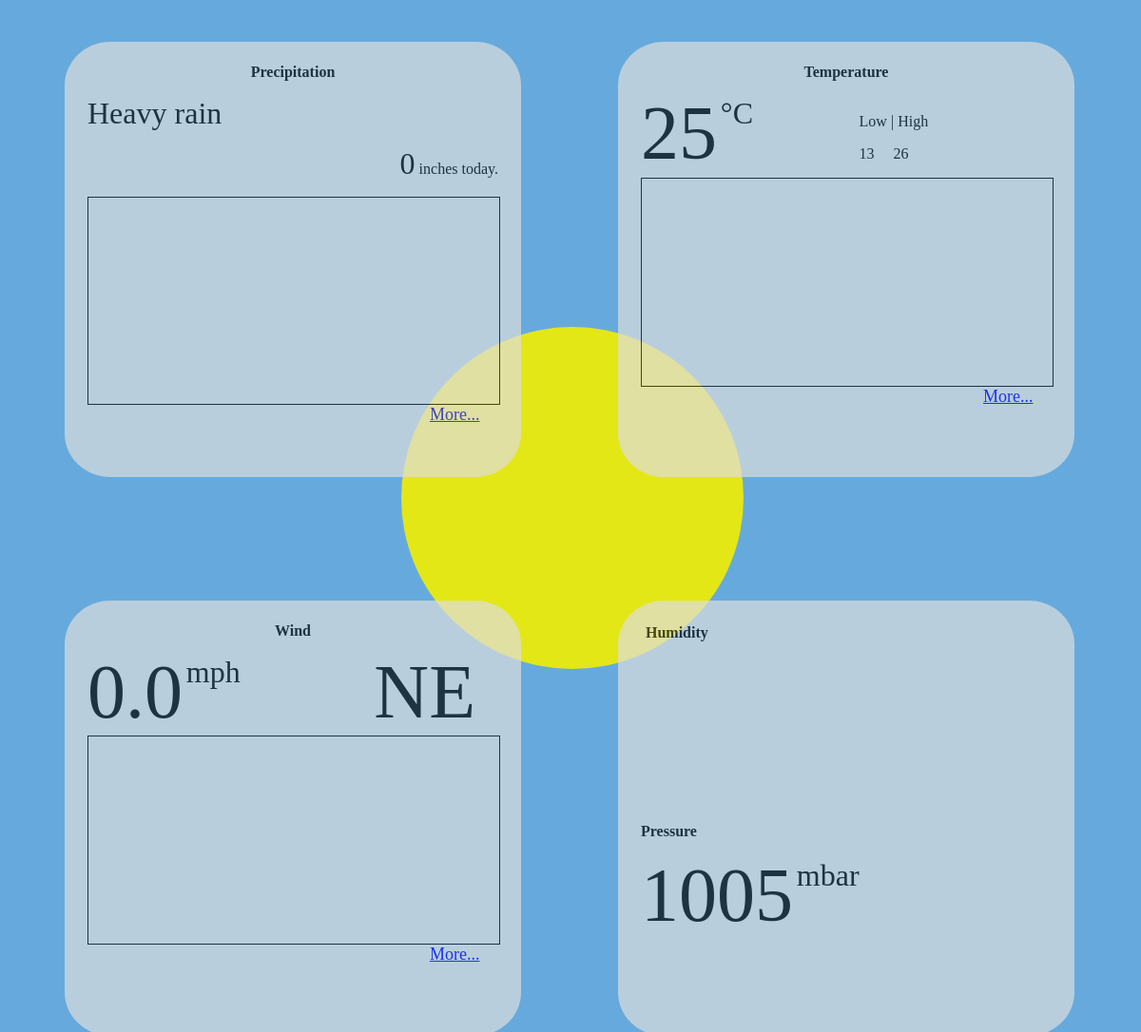
The page / on the database its author committed.
### tables this page shows
CREATE TABLE rainfall (timestamp DATETIME, inches NUMERIC);

CREATE TABLE temps(timestamp DATETIME, temp numeric);

CREATE TABLE pressure(timestamp DATETIME, mbars numeric);

### flaskr/weather-humidity.py (the view)
@app.route('/')
def hello():
    lr = 1433751407 #last rainfall timestamp
    cur = g.db.execute('select strftime(\'%H:%M\', timestamp), inches, timestamp from rainfall')
    entries = [dict(timestamp=row[0], inches=row[1]) for row in cur.fetchall()]
    cur = g.db.execute('select strftime(\'%H:%M\', timestamp), inches, timestamp from rainfall')
    for row in cur.fetchall():
        if row[1] > 0:
            lr = row[2]
    cur = g.db.execute("select strftime('%s', 'now')-strftime('%s','{}')".format(lr))
    lr = cur.fetchone()[0] / 60 # lr is now the number of minutes since last rainfall
    cur = g.db.execute("select sum(inches) from rainfall where timestamp > datetime('now', '-24 hours')")
    rainfalltoday = cur.fetchone()[0]
    if rainfalltoday == None:
        rainfalltoday = 0
    rcvalues = [dict() for i in range(23)]
    for i in range(0, 23):
        cur = g.db.execute("select sum(inches) from rainfall where timestamp > datetime('now', '-{} hours') and timestamp < datetime('now', '-{} hours')".format(i+1, i))
        val = cur.fetchone()[0]
        if val == None:
            val = 0
        rcvalues[i] = dict(inches=val, iden = i)
    cur = g.db.execute("select temp from temps order by timestamp  desc limit 1")
    curtemp = cur.fetchone()[0]
    cur = g.db.execute("select min(temp), max(temp) from temps")
    minmax = {0, 0}
    minmax = cur.fetchone()
    cur = g.db.execute("select avg(windspeed) from windspeed where timestamp > datetime('now','-5 minutes')")
    curwindspeed = cur.fetchone()[0]
    if curwindspeed == None:
        curwindspeed = 0.0
    cur = g.db.execute("select avg(voltage) from light where timestamp > datetime('now', '-2 minutes')")
    lightlevel = cur.fetchone()[0]
    if lightlevel == None:
        cur = g.db.execute("select voltage from light order by timestamp desc limit 1")
        lightlevel = cur.fetchone()[0]
    cur = g.db.execute("select direction from winddir order by timestamp desc limit 1")
    curwinddir = cur.fetchone()[0]
    if curwinddir == None:
        curwinddir = "Unknown"
    cur = g.db.execute("select avg(mbars) from pressure where timestamp > datetime('now', '-2 minutes')")
    curpressure = cur.fetchone()[0]
    if curpressure == None:
        cur = g.db.execute("select mbars from pressure order by timestamp desc limit 1")
        curpressure = cur.fetchone()[0]
    """
    #Humidity
    cur = g.db.execute("select humidity from humid order by timestamp desc limit 1")
    curhumidity = cur.fetchone()[0]
    """
    return render_template('main.html', entries=entries, rainfalltoday=rainfalltoday, lr=lr, rcvalues=rcvalues, \
        curtemp = curtemp, minmax=minmax, curwindspeed = curwindspeed, lightlevel=lightlevel, curwinddir=curwinddir, \
        curpressure = curpressure)#, curhumidity = curhumidity

### flaskr/weather-humidity.py (called while the page is built)
def connect_db():
    return sqlite3.connect(app.config['DATABASE'])

@app.before_request
def before_request():
    g.db = connect_db()

@app.teardown_request
def teardown_request(exception):
    db = getattr(g, 'db', None)
    if db is not None:
        db.close()

### flaskr/templates/main.html (shortened to what this page needs)
{% extends "weatherlayout.html" %}
{% block light %}
{% if lightlevel < 2.2 %}
<body id='night'>
<div class='page' id='night'>
<div id=moon>
{% elif lightlevel < 3 %}
<body id='overcast'>
<div class='page' id='overcast'>
<div id=overcastsun>
{% else %}
<body id='bright'>
<div class='page' id='bright'>
<div id=sun>
{% endif %}
{% endblock %}
{% block precipitation %}
{% for entry in entries %}
{% if loop.last %}
{% if entry.inches == 0.0 %}
	{% if lr < 60 %}
	<p><span id='norain'>Not Raining.</span> Last rainfall {{lr}} minute(s) ago.</p>
	{% elif lr < 60*24 %}
	<p><span id='norain'>Not Raining.</span> Last rainfall {{lr/60}} hour(s) ago.</p>
	{% else %}
	<p><span id='norain'>Not Raining.</span> Last rainfall {{'%.2f' | format(lr/60/24)}} day(s) ago.</p>
	{% endif %}
	<p class='rainfalltoday'><span class='rainfalltoday'>{{rainfalltoday}}</span> inches today.</p>
{% elif entry.inches <= 1 %}
	<p><span id='lightrain'>Light rain</span></p>
	<p class='rainfalltoday'><span class='rainfalltoday'>{{rainfalltoday}}</span> inches today.</p>
{% else %}
	<p><span id='heavyrain'>Heavy rain</span></p>
	<p class='rainfalltoday'><span class='rainfalltoday'>{{rainfalltoday}}</span> inches today.</p>
{% endif %}
{% endif %}
{% endfor %}
{% endblock %}
{% block temperature %}
<div class='temp'><span id='currenttemp'>{{'%.0f' | format(curtemp)}}</span><span id='degrees'>&deg;C</span></div>
<div class='temp'><p>Low | High</p><p>{{'%.0f' | format(minmax[0])}} &nbsp; &nbsp; {{'%.0f' | format(minmax[1])}}</p></div>
{% endblock %}
{% block wind %}
<div class='wind'><span id='currentws'>{{'%.1f' | format(curwindspeed)}}</span><span id='unit'>mph</span></div>
<div class='winddir'><span id='currentwd'>{{curwinddir}}</span></div>
{% endblock %}
{% block pressure %}
<div class='pressure'><span id='currentp'>{{'%.0f' | format(curpressure)}}</span><span id='unit'>mbar</span></div>
{% endblock %}

### flaskr/templates/weatherlayout.html (shortened to what this page needs)
<!doctype html>
<head>
<link rel=stylesheet type=text/css href="{{ url_for('static', filename='weather.css')}}">
</head>
{% block light %}
{% endblock %}
</div>
	<div class='section' id='precipitation'>
		<h1>Precipitation</h1>
		{% block precipitation %}{% endblock %}
		<div class='barchart'>
		</div>
		<a href="#" class="statslink">More...</a>
	</div>
	<div class='section' id='temperature'>
		<h1>Temperature</h1>
		{% block temperature %}{% endblock %}
		<div class='barchart'>
		</div>
		<a href="#" class="statslink">More...</a>
	</div>
	<div class='section' id='wind'>
		<h1>Wind</h1>
		{% block wind %}{% endblock %}
		<div class='barchart'>
		</div>
		<a href="#" class="statslink">More...</a>
	</div>
	<div class='section' id='pressurehumidity'>
		<div id='humidity'>
			<h2>Humidity</h2>
		</div>
		<div id='pressure'>
			<h2>Pressure</h2>
			{% block pressure %}{% endblock %}
		</div>
	</div>
</div>
</body>
</html>

### flaskr/static/weather.css (style rules this page uses)
#bright { background-color: #66AADD; }
.section h1 { text-align: center; font-size: medium; }
div.section { width: 40%; height: 40%; background-color: #DDDDDD; opacity: 0.7; border-radius: 10%; padding-top: 1%; padding-bottom: 1%; position: absolute; overflow: hidden; }
.section p { padding-left: 5%; }
p.rainfalltoday { text-align:right; margin-right: 5%; }
span.rainfalltoday { font-size: xx-large; }
.section#precipitation { margin-left: 5%; margin-top: 3%; }
.section#temperature { margin-left: 53.5%; margin-top: 3%; }
.section#wind { margin-left: 5%; margin-top: 52%; }
.section#pressurehumidity { margin-left: 53.5%; margin-top: 52%; }
div#humidity { width: 100%; height: 45%; margin:5px; }
div#pressure { padding-top:0;margin-top:0; width:100%; height:100%; }
div#humidity h2, div#pressure h2 { font-size: medium; margin-left: 5%; }
#sun, #overcastsun, #moon { position: fixed;border-radius: 50%;width: 30%; padding-top:30%;opacity: 0.9; margin-left: 34.5%; margin-top: 28%; }
#sun { background-color: #F2EE00; }
#norain, #lightrain, #heavyrain { margin-top: 2%; margin-right: 1%; font-size: xx-large; }
.statslink { position: static; text-style: none; font-size: large; text-align: right; margin-left: 80%; margin-top: 80%; }
#currenttemp, #currentws, #currentwd, #currentp, #currenth { font-size: 500%; }
#degrees, #unit { font-size: 200%; margin-left: 2%; vertical-align: 100%; }
.barchart { width: 90%; height: 50%; border-style: solid; border-width: 1px; border-color: #000000; margin-left: 5%; }
.temp, .wind, .pressure, .humidity { display: inline-block; margin-left: 5%; width: 40%; }
.winddir { display: inline-block; margin-left: 10%; float: right; margin-right: 10%; }

### rows shown on the page
rainfall: rainfalltoday "0"
temps: temp "25"
pressure: mbars "1005"

### other values the page prints
{{ '%.0f' | format(minmax[0]) }} "13"
{{ '%.0f' | format(minmax[1]) }} "26"
{{ '%.1f' | format(curwindspeed) }} "0.0"
{{ curwinddir }} "NE"
